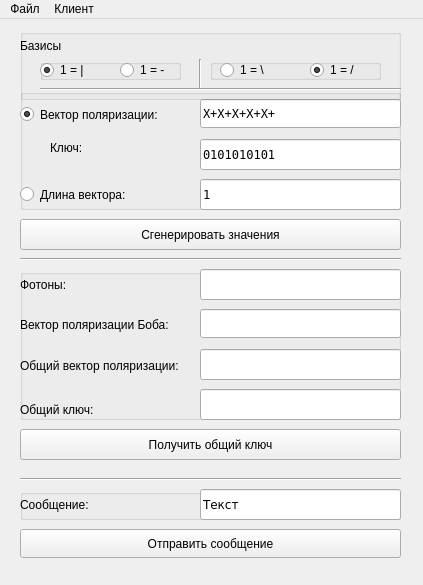
<?xml version="1.0" encoding="UTF-8"?>
<ui version="4.0">
 <class>Alice</class>
 <widget class="QMainWindow" name="Alice">
  <property name="geometry">
   <rect>
    <x>0</x>
    <y>0</y>
    <width>423</width>
    <height>585</height>
   </rect>
  </property>
  <property name="windowTitle">
   <string>Alice</string>
  </property>
  <widget class="QWidget" name="centralWidget">
   <widget class="QGroupBox" name="groupBox">
    <property name="geometry">
     <rect>
      <x>20</x>
      <y>70</y>
      <width>381</width>
      <height>121</height>
     </rect>
    </property>
    <property name="title">
     <string/>
    </property>
    <widget class="QRadioButton" name="vectorRadio">
     <property name="geometry">
      <rect>
       <x>0</x>
       <y>10</y>
       <width>161</width>
       <height>31</height>
      </rect>
     </property>
     <property name="text">
      <string>Вектор поляризации:</string>
     </property>
     <property name="checked">
      <bool>true</bool>
     </property>
    </widget>
    <widget class="QLineEdit" name="vectorEdit">
     <property name="geometry">
      <rect>
       <x>180</x>
       <y>10</y>
       <width>201</width>
       <height>29</height>
      </rect>
     </property>
     <property name="font">
      <font>
       <family>DejaVu Sans Mono</family>
       <weight>50</weight>
       <italic>false</italic>
       <bold>false</bold>
      </font>
     </property>
     <property name="inputMask">
      <string/>
     </property>
     <property name="text">
      <string>X+X+X+X+X+</string>
     </property>
    </widget>
    <widget class="QLineEdit" name="keyEdit">
     <property name="geometry">
      <rect>
       <x>180</x>
       <y>50</y>
       <width>201</width>
       <height>31</height>
      </rect>
     </property>
     <property name="font">
      <font>
       <family>DejaVu Sans Mono</family>
       <weight>50</weight>
       <italic>false</italic>
       <bold>false</bold>
      </font>
     </property>
     <property name="inputMask">
      <string/>
     </property>
     <property name="text">
      <string>0101010101</string>
     </property>
    </widget>
    <widget class="QLabel" name="label_6">
     <property name="geometry">
      <rect>
       <x>30</x>
       <y>50</y>
       <width>54</width>
       <height>17</height>
      </rect>
     </property>
     <property name="text">
      <string>Ключ:</string>
     </property>
    </widget>
    <widget class="QRadioButton" name="lengthRadio">
     <property name="geometry">
      <rect>
       <x>0</x>
       <y>90</y>
       <width>161</width>
       <height>31</height>
      </rect>
     </property>
     <property name="text">
      <string>Длина вектора:</string>
     </property>
    </widget>
    <widget class="QLineEdit" name="lengthEdit">
     <property name="geometry">
      <rect>
       <x>180</x>
       <y>90</y>
       <width>201</width>
       <height>31</height>
      </rect>
     </property>
     <property name="font">
      <font>
       <family>DejaVu Sans Mono</family>
       <weight>50</weight>
       <italic>false</italic>
       <bold>false</bold>
      </font>
     </property>
     <property name="inputMask">
      <string>90000</string>
     </property>
     <property name="text">
      <string>1</string>
     </property>
     <property name="maxLength">
      <number>5</number>
     </property>
    </widget>
   </widget>
   <widget class="Line" name="line_3">
    <property name="geometry">
     <rect>
      <x>20</x>
      <y>450</y>
      <width>381</width>
      <height>21</height>
     </rect>
    </property>
    <property name="orientation">
     <enum>Qt::Horizontal</enum>
    </property>
   </widget>
   <widget class="QPushButton" name="messageButton">
    <property name="geometry">
     <rect>
      <x>20</x>
      <y>510</y>
      <width>381</width>
      <height>29</height>
     </rect>
    </property>
    <property name="text">
     <string>Отправить сообщение</string>
    </property>
   </widget>
   <widget class="QPushButton" name="generateButton">
    <property name="geometry">
     <rect>
      <x>20</x>
      <y>200</y>
      <width>381</width>
      <height>31</height>
     </rect>
    </property>
    <property name="text">
     <string>Сгенерировать значения</string>
    </property>
   </widget>
   <widget class="QGroupBox" name="groupBox_5">
    <property name="geometry">
     <rect>
      <x>20</x>
      <y>250</y>
      <width>381</width>
      <height>151</height>
     </rect>
    </property>
    <property name="title">
     <string/>
    </property>
    <widget class="QLabel" name="label_4">
     <property name="geometry">
      <rect>
       <x>0</x>
       <y>86</y>
       <width>171</width>
       <height>21</height>
      </rect>
     </property>
     <property name="text">
      <string>Общий вектор поляризации:</string>
     </property>
    </widget>
    <widget class="QLineEdit" name="sharedVectorEdit">
     <property name="geometry">
      <rect>
       <x>180</x>
       <y>80</y>
       <width>201</width>
       <height>31</height>
      </rect>
     </property>
     <property name="font">
      <font>
       <family>DejaVu Sans Mono</family>
       <weight>50</weight>
       <italic>false</italic>
       <bold>false</bold>
      </font>
     </property>
     <property name="inputMask">
      <string/>
     </property>
     <property name="text">
      <string/>
     </property>
     <property name="readOnly">
      <bool>true</bool>
     </property>
    </widget>
    <widget class="QLineEdit" name="photonsEdit">
     <property name="geometry">
      <rect>
       <x>180</x>
       <y>0</y>
       <width>201</width>
       <height>31</height>
      </rect>
     </property>
     <property name="font">
      <font>
       <family>DejaVu Sans Mono</family>
       <weight>50</weight>
       <italic>false</italic>
       <bold>false</bold>
      </font>
     </property>
     <property name="inputMask">
      <string/>
     </property>
     <property name="text">
      <string/>
     </property>
     <property name="readOnly">
      <bool>true</bool>
     </property>
    </widget>
    <widget class="QLabel" name="label_8">
     <property name="geometry">
      <rect>
       <x>0</x>
       <y>0</y>
       <width>161</width>
       <height>31</height>
      </rect>
     </property>
     <property name="text">
      <string>Фотоны:</string>
     </property>
    </widget>
    <widget class="QLineEdit" name="bobVectorEdit">
     <property name="geometry">
      <rect>
       <x>180</x>
       <y>40</y>
       <width>201</width>
       <height>29</height>
      </rect>
     </property>
     <property name="font">
      <font>
       <family>DejaVu Sans Mono</family>
       <weight>50</weight>
       <italic>false</italic>
       <bold>false</bold>
      </font>
     </property>
     <property name="inputMask">
      <string/>
     </property>
     <property name="text">
      <string/>
     </property>
     <property name="readOnly">
      <bool>true</bool>
     </property>
    </widget>
    <widget class="QLabel" name="label">
     <property name="geometry">
      <rect>
       <x>0</x>
       <y>40</y>
       <width>161</width>
       <height>31</height>
      </rect>
     </property>
     <property name="text">
      <string>Вектор поляризации Боба:</string>
     </property>
    </widget>
    <widget class="QLineEdit" name="sharedKeyEdit">
     <property name="geometry">
      <rect>
       <x>180</x>
       <y>120</y>
       <width>201</width>
       <height>31</height>
      </rect>
     </property>
     <property name="font">
      <font>
       <family>DejaVu Sans Mono</family>
       <weight>50</weight>
       <italic>false</italic>
       <bold>false</bold>
      </font>
     </property>
     <property name="inputMask">
      <string/>
     </property>
     <property name="text">
      <string/>
     </property>
     <property name="readOnly">
      <bool>true</bool>
     </property>
    </widget>
    <widget class="QLabel" name="label_9">
     <property name="geometry">
      <rect>
       <x>0</x>
       <y>130</y>
       <width>161</width>
       <height>21</height>
      </rect>
     </property>
     <property name="text">
      <string>Общий ключ:</string>
     </property>
    </widget>
   </widget>
   <widget class="QPushButton" name="exchangeButton">
    <property name="geometry">
     <rect>
      <x>20</x>
      <y>410</y>
      <width>381</width>
      <height>31</height>
     </rect>
    </property>
    <property name="text">
     <string>Получить общий ключ</string>
    </property>
   </widget>
   <widget class="QGroupBox" name="groupBox_7">
    <property name="geometry">
     <rect>
      <x>20</x>
      <y>10</y>
      <width>381</width>
      <height>71</height>
     </rect>
    </property>
    <property name="title">
     <string/>
    </property>
    <widget class="QLabel" name="label_5">
     <property name="geometry">
      <rect>
       <x>0</x>
       <y>6</y>
       <width>54</width>
       <height>21</height>
      </rect>
     </property>
     <property name="text">
      <string>Базисы</string>
     </property>
    </widget>
    <widget class="Line" name="line">
     <property name="geometry">
      <rect>
       <x>170</x>
       <y>30</y>
       <width>20</width>
       <height>31</height>
      </rect>
     </property>
     <property name="orientation">
      <enum>Qt::Vertical</enum>
     </property>
    </widget>
    <widget class="QGroupBox" name="groupBox_4">
     <property name="geometry">
      <rect>
       <x>190</x>
       <y>30</y>
       <width>171</width>
       <height>21</height>
      </rect>
     </property>
     <property name="title">
      <string/>
     </property>
     <widget class="QRadioButton" name="verticalInverted">
      <property name="geometry">
       <rect>
        <x>100</x>
        <y>0</y>
        <width>61</width>
        <height>22</height>
       </rect>
      </property>
      <property name="text">
       <string>1 = /</string>
      </property>
      <property name="checked">
       <bool>true</bool>
      </property>
     </widget>
     <widget class="QRadioButton" name="verticalNormal">
      <property name="geometry">
       <rect>
        <x>10</x>
        <y>0</y>
        <width>51</width>
        <height>22</height>
       </rect>
      </property>
      <property name="text">
       <string>1 = \</string>
      </property>
     </widget>
    </widget>
    <widget class="QGroupBox" name="groupBox_3">
     <property name="geometry">
      <rect>
       <x>20</x>
       <y>30</y>
       <width>141</width>
       <height>21</height>
      </rect>
     </property>
     <property name="title">
      <string/>
     </property>
     <widget class="QRadioButton" name="horizontalInverted">
      <property name="geometry">
       <rect>
        <x>0</x>
        <y>0</y>
        <width>51</width>
        <height>22</height>
       </rect>
      </property>
      <property name="text">
       <string>1 = |</string>
      </property>
      <property name="checked">
       <bool>true</bool>
      </property>
     </widget>
     <widget class="QRadioButton" name="horizontalNormal">
      <property name="geometry">
       <rect>
        <x>80</x>
        <y>0</y>
        <width>61</width>
        <height>22</height>
       </rect>
      </property>
      <property name="text">
       <string>1 = -</string>
      </property>
     </widget>
    </widget>
    <widget class="Line" name="line_5">
     <property name="geometry">
      <rect>
       <x>20</x>
       <y>50</y>
       <width>361</width>
       <height>20</height>
      </rect>
     </property>
     <property name="orientation">
      <enum>Qt::Horizontal</enum>
     </property>
    </widget>
   </widget>
   <widget class="Line" name="line_4">
    <property name="geometry">
     <rect>
      <x>20</x>
      <y>230</y>
      <width>381</width>
      <height>21</height>
     </rect>
    </property>
    <property name="orientation">
     <enum>Qt::Horizontal</enum>
    </property>
   </widget>
   <widget class="QGroupBox" name="groupBox_2">
    <property name="geometry">
     <rect>
      <x>20</x>
      <y>470</y>
      <width>381</width>
      <height>31</height>
     </rect>
    </property>
    <property name="title">
     <string/>
    </property>
    <widget class="QLabel" name="label_7">
     <property name="geometry">
      <rect>
       <x>0</x>
       <y>0</y>
       <width>121</width>
       <height>31</height>
      </rect>
     </property>
     <property name="text">
      <string>Сообщение:</string>
     </property>
    </widget>
    <widget class="QLineEdit" name="messageEdit">
     <property name="geometry">
      <rect>
       <x>180</x>
       <y>0</y>
       <width>201</width>
       <height>31</height>
      </rect>
     </property>
     <property name="font">
      <font>
       <family>DejaVu Sans</family>
       <weight>50</weight>
       <italic>false</italic>
       <bold>false</bold>
      </font>
     </property>
     <property name="inputMask">
      <string/>
     </property>
     <property name="text">
      <string>Текст</string>
     </property>
    </widget>
   </widget>
  </widget>
  <widget class="QMenuBar" name="menuBar">
   <property name="geometry">
    <rect>
     <x>0</x>
     <y>0</y>
     <width>423</width>
     <height>23</height>
    </rect>
   </property>
   <widget class="QMenu" name="menu">
    <property name="title">
     <string>Файл</string>
    </property>
    <addaction name="loadFromFile"/>
    <addaction name="saveToFIle"/>
    <addaction name="separator"/>
    <addaction name="exit"/>
   </widget>
   <widget class="QMenu" name="menu_2">
    <property name="title">
     <string>Клиент</string>
    </property>
    <addaction name="startStopAction"/>
   </widget>
   <addaction name="menu"/>
   <addaction name="menu_2"/>
  </widget>
  <action name="loadFromFile">
   <property name="text">
    <string>Загрузить настройки из файла</string>
   </property>
  </action>
  <action name="saveToFIle">
   <property name="text">
    <string>Сохранить настройки в файл</string>
   </property>
  </action>
  <action name="exit">
   <property name="text">
    <string>Выход</string>
   </property>
  </action>
  <action name="startStopAction">
   <property name="text">
    <string>Переподключиться к серверу</string>
   </property>
  </action>
 </widget>
 <layoutdefault spacing="6" margin="11"/>
 <resources/>
 <connections/>
</ui>
